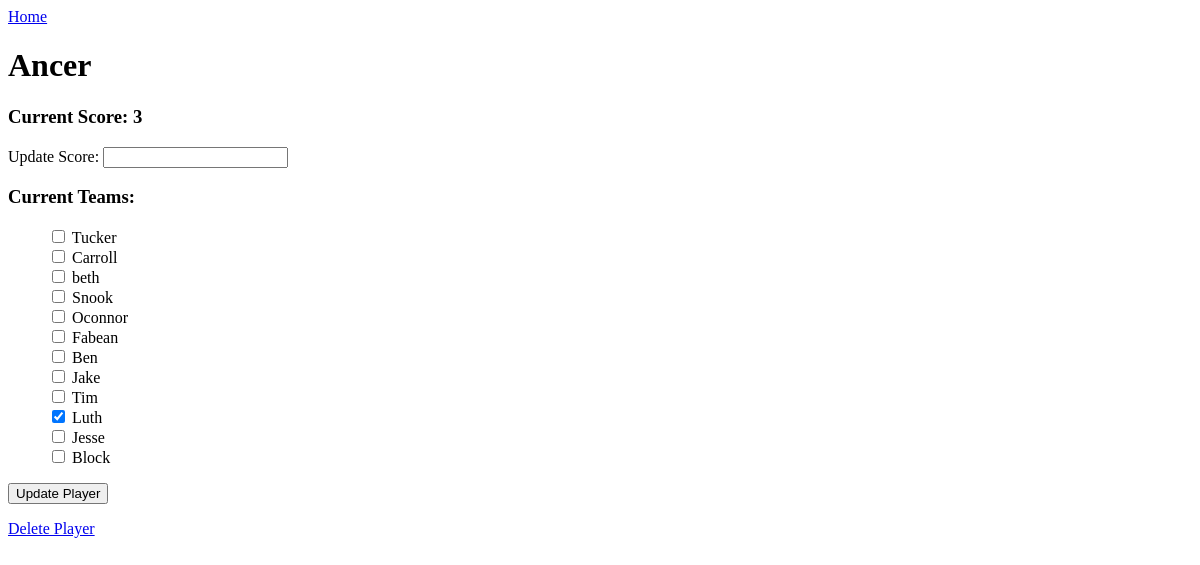
The app's page /golf/player/57/, older data.
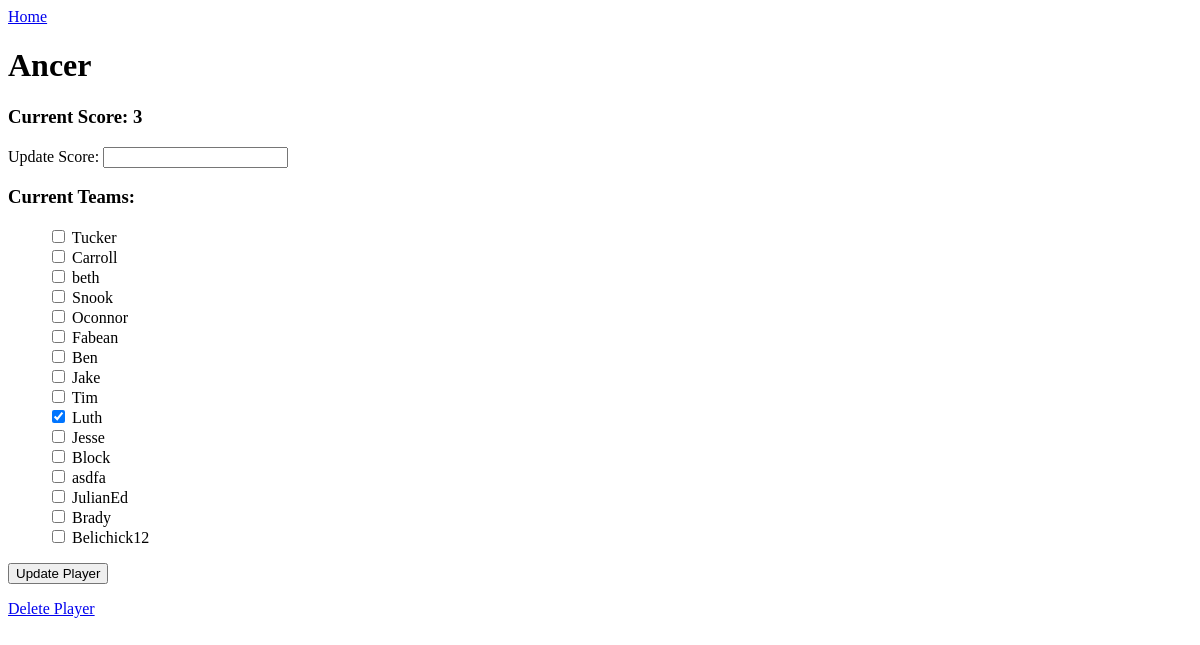
The same page, newer data.
### golf/models.py (models this page shows, shortened)
class Team(models.Model):
  league = models.ForeignKey(League, on_delete=models.CASCADE)
  players = models.ManyToManyField(Players)
  team_name = models.CharField(max_length=200)

class Players(models.Model):
  player_name = models.CharField(max_length=200)
  score = models.IntegerField(null=True)

### golf/views.py (the view)
# urls.py: path('player/<int:player_id>/', views.PlayerView.as_view(), name="player"),
class PlayerView(generic.TemplateView):
  template_name = 'golf/update.html'
  def get_context_data(self, **kwargs):
    context = super(PlayerView, self).get_context_data()
    context['Player'] = Players.objects.get(pk=kwargs['player_id'])
    context['Teams'] = Team.objects.all()
    return context

### golf/templates/golf/update.html (shortened to what this page needs)
<a href="{% url 'golf:index' %}">Home</a>
<h1>{{Player.player_name}}</h1>
<h3>Current Score: {{Player.score}}</h3>
<form action="{% url 'golf:update' Player.id %}" method="post">
  <label>Update Score:</label>
  <input type="text" name="score">
{% if Teams %}
  <h3>Current Teams:</h3>
  <ul style="list-style-type:none;">
    {% for team in Teams %}
      <li>
        <input type="checkbox" name="team" id=team{{forloop.counter}} value={{team.id}}
          {% if team in Player.team_set.all %} checked {% endif %}
        >
        <span>{{team.team_name}}</span>
      </li>
    {% endfor %}
  </ul>
{% endif %}
  <input type="submit" value="Update Player">
</form>
<a href="{% url 'golf:delete_player' Player.id %}">Delete Player</a>

Row changes from the older to the newer data that the page shows:
added Team: team_name "asdfa"
added Team: team_name "JulianEd"
added Team: team_name "Brady"
added Team: team_name "Belichick12"
